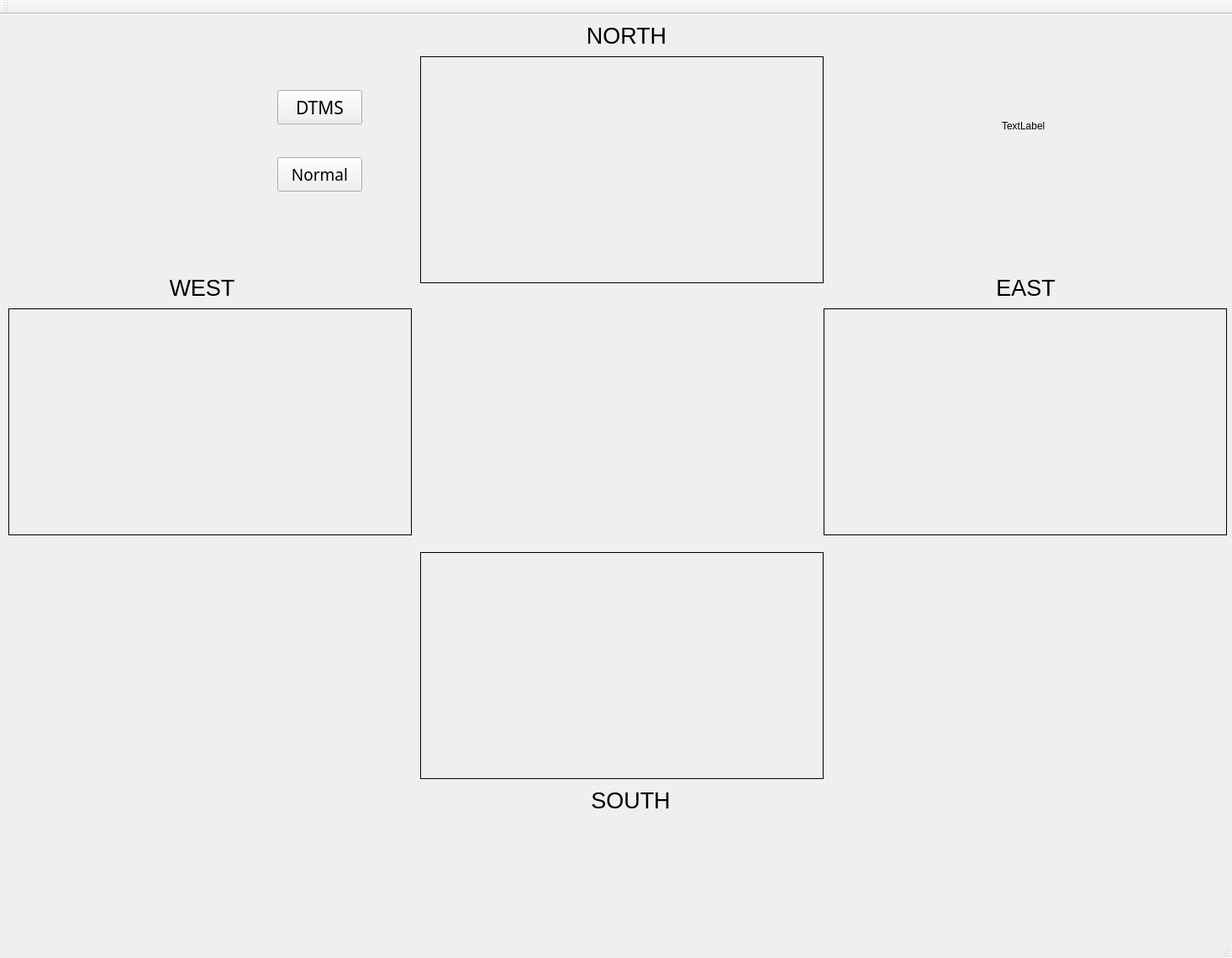
<?xml version="1.0" encoding="UTF-8"?>
<ui version="4.0">
 <class>MainWindow</class>
 <widget class="QMainWindow" name="MainWindow">
  <property name="geometry">
   <rect>
    <x>0</x>
    <y>0</y>
    <width>1466</width>
    <height>1140</height>
   </rect>
  </property>
  <property name="windowTitle">
   <string>Dynamic Traffic Management System</string>
  </property>
  <property name="windowOpacity">
   <double>1.000000000000000</double>
  </property>
  <property name="autoFillBackground">
   <bool>true</bool>
  </property>
  <widget class="QWidget" name="centralWidget">
   <widget class="QLabel" name="videoOP">
    <property name="geometry">
     <rect>
      <x>500</x>
      <y>50</y>
      <width>480</width>
      <height>270</height>
     </rect>
    </property>
    <property name="autoFillBackground">
     <bool>true</bool>
    </property>
    <property name="frameShape">
     <enum>QFrame::Box</enum>
    </property>
    <property name="text">
     <string/>
    </property>
   </widget>
   <widget class="QLabel" name="videoOP1">
    <property name="geometry">
     <rect>
      <x>500</x>
      <y>640</y>
      <width>480</width>
      <height>270</height>
     </rect>
    </property>
    <property name="autoFillBackground">
     <bool>true</bool>
    </property>
    <property name="frameShape">
     <enum>QFrame::Box</enum>
    </property>
    <property name="text">
     <string/>
    </property>
   </widget>
   <widget class="QLabel" name="videoOP3">
    <property name="geometry">
     <rect>
      <x>10</x>
      <y>350</y>
      <width>480</width>
      <height>270</height>
     </rect>
    </property>
    <property name="autoFillBackground">
     <bool>true</bool>
    </property>
    <property name="frameShape">
     <enum>QFrame::Box</enum>
    </property>
    <property name="text">
     <string/>
    </property>
   </widget>
   <widget class="QLabel" name="videoOP2">
    <property name="geometry">
     <rect>
      <x>980</x>
      <y>350</y>
      <width>480</width>
      <height>270</height>
     </rect>
    </property>
    <property name="autoFillBackground">
     <bool>true</bool>
    </property>
    <property name="frameShape">
     <enum>QFrame::Box</enum>
    </property>
    <property name="text">
     <string/>
    </property>
   </widget>
   <widget class="QLabel" name="label">
    <property name="geometry">
     <rect>
      <x>690</x>
      <y>920</y>
      <width>121</width>
      <height>31</height>
     </rect>
    </property>
    <property name="font">
     <font>
      <pointsize>20</pointsize>
     </font>
    </property>
    <property name="text">
     <string>SOUTH</string>
    </property>
    <property name="alignment">
     <set>Qt::AlignCenter</set>
    </property>
   </widget>
   <widget class="QLabel" name="label_2">
    <property name="geometry">
     <rect>
      <x>680</x>
      <y>10</y>
      <width>131</width>
      <height>31</height>
     </rect>
    </property>
    <property name="font">
     <font>
      <pointsize>20</pointsize>
     </font>
    </property>
    <property name="text">
     <string>NORTH</string>
    </property>
    <property name="alignment">
     <set>Qt::AlignCenter</set>
    </property>
   </widget>
   <widget class="QLabel" name="label_3">
    <property name="geometry">
     <rect>
      <x>1160</x>
      <y>310</y>
      <width>121</width>
      <height>31</height>
     </rect>
    </property>
    <property name="font">
     <font>
      <pointsize>20</pointsize>
     </font>
    </property>
    <property name="text">
     <string>EAST</string>
    </property>
    <property name="alignment">
     <set>Qt::AlignCenter</set>
    </property>
   </widget>
   <widget class="QLabel" name="label_4">
    <property name="geometry">
     <rect>
      <x>180</x>
      <y>310</y>
      <width>121</width>
      <height>31</height>
     </rect>
    </property>
    <property name="font">
     <font>
      <pointsize>20</pointsize>
     </font>
    </property>
    <property name="text">
     <string>WEST</string>
    </property>
    <property name="alignment">
     <set>Qt::AlignCenter</set>
    </property>
   </widget>
   <widget class="QLabel" name="logo">
    <property name="geometry">
     <rect>
      <x>84</x>
      <y>64</y>
      <width>177</width>
      <height>137</height>
     </rect>
    </property>
    <property name="autoFillBackground">
     <bool>true</bool>
    </property>
    <property name="text">
     <string/>
    </property>
   </widget>
   <widget class="QLabel" name="logo1">
    <property name="geometry">
     <rect>
      <x>1192</x>
      <y>64</y>
      <width>177</width>
      <height>137</height>
     </rect>
    </property>
    <property name="autoFillBackground">
     <bool>true</bool>
    </property>
    <property name="text">
     <string>TextLabel</string>
    </property>
   </widget>
   <widget class="QPushButton" name="pushButton">
    <property name="geometry">
     <rect>
      <x>330</x>
      <y>90</y>
      <width>101</width>
      <height>41</height>
     </rect>
    </property>
    <property name="font">
     <font>
      <family>Bernard MT Condensed</family>
      <pointsize>16</pointsize>
     </font>
    </property>
    <property name="autoFillBackground">
     <bool>false</bool>
    </property>
    <property name="text">
     <string>DTMS</string>
    </property>
   </widget>
   <widget class="QPushButton" name="pushButton_2">
    <property name="geometry">
     <rect>
      <x>330</x>
      <y>170</y>
      <width>101</width>
      <height>41</height>
     </rect>
    </property>
    <property name="font">
     <font>
      <family>Bernard MT Condensed</family>
      <pointsize>14</pointsize>
     </font>
    </property>
    <property name="text">
     <string>Normal</string>
    </property>
   </widget>
  </widget>
  <widget class="QMenuBar" name="menuBar">
   <property name="geometry">
    <rect>
     <x>0</x>
     <y>0</y>
     <width>1466</width>
     <height>21</height>
    </rect>
   </property>
  </widget>
  <widget class="QToolBar" name="mainToolBar">
   <attribute name="toolBarArea">
    <enum>TopToolBarArea</enum>
   </attribute>
   <attribute name="toolBarBreak">
    <bool>false</bool>
   </attribute>
  </widget>
  <widget class="QStatusBar" name="statusBar"/>
 </widget>
 <layoutdefault spacing="6" margin="11"/>
 <resources/>
 <connections/>
</ui>
